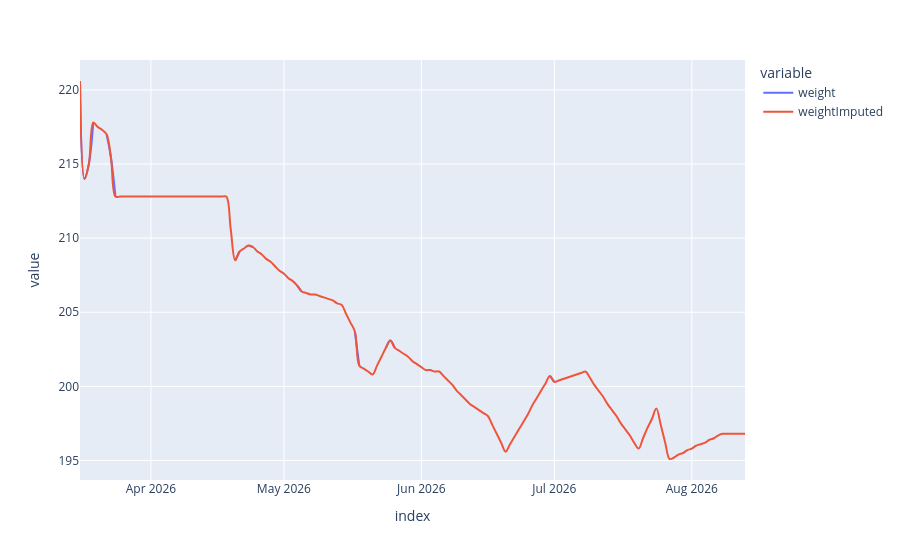

This figure's notebook cell:
### Code cell
px.line(
    df,
    x=df.index,
    y=['weight','weightImputed'],
    line_shape='spline'
)

### Figure 1 — Plotly figure (JSON) as saved in the notebook; plotly's stock layout.template omitted (floating-point values rounded to 4 significant figures; data arrays with more than 128 entries replaced by an {"elided": "..."} marker saying what was removed)
{"data": [{"hovertemplate": "variable=weight<br>index=%{x}<br>value=%{y}<extra></extra>", "legendgroup": "weight", "line": {"color": "#636efa", "dash": "solid", "shape": "spline"}, "marker": {"symbol": "circle"}, "mode": "lines", "name": "weight", "orientation": "v", "showlegend": true, "type": "scatter", "x": {"elided": "151 str values"}, "xaxis": "x", "y": {"elided": "151 float values"}, "yaxis": "y"}, {"hovertemplate": "variable=weightImputed<br>index=%{x}<br>value=%{y}<extra></extra>", "legendgroup": "weightImputed", "line": {"color": "#EF553B", "dash": "solid", "shape": "spline"}, "marker": {"symbol": "circle"}, "mode": "lines", "name": "weightImputed", "orientation": "v", "showlegend": true, "type": "scatter", "x": {"elided": "151 str values"}, "xaxis": "x", "y": {"elided": "151 float values"}, "yaxis": "y"}], "layout": {"legend": {"title": {"text": "variable"}, "tracegroupgap": 0}, "margin": {"t": 60}, "xaxis": {"anchor": "y", "domain": [0, 1], "title": {"text": "index"}}, "yaxis": {"anchor": "x", "domain": [0, 1], "title": {"text": "value"}}}}
